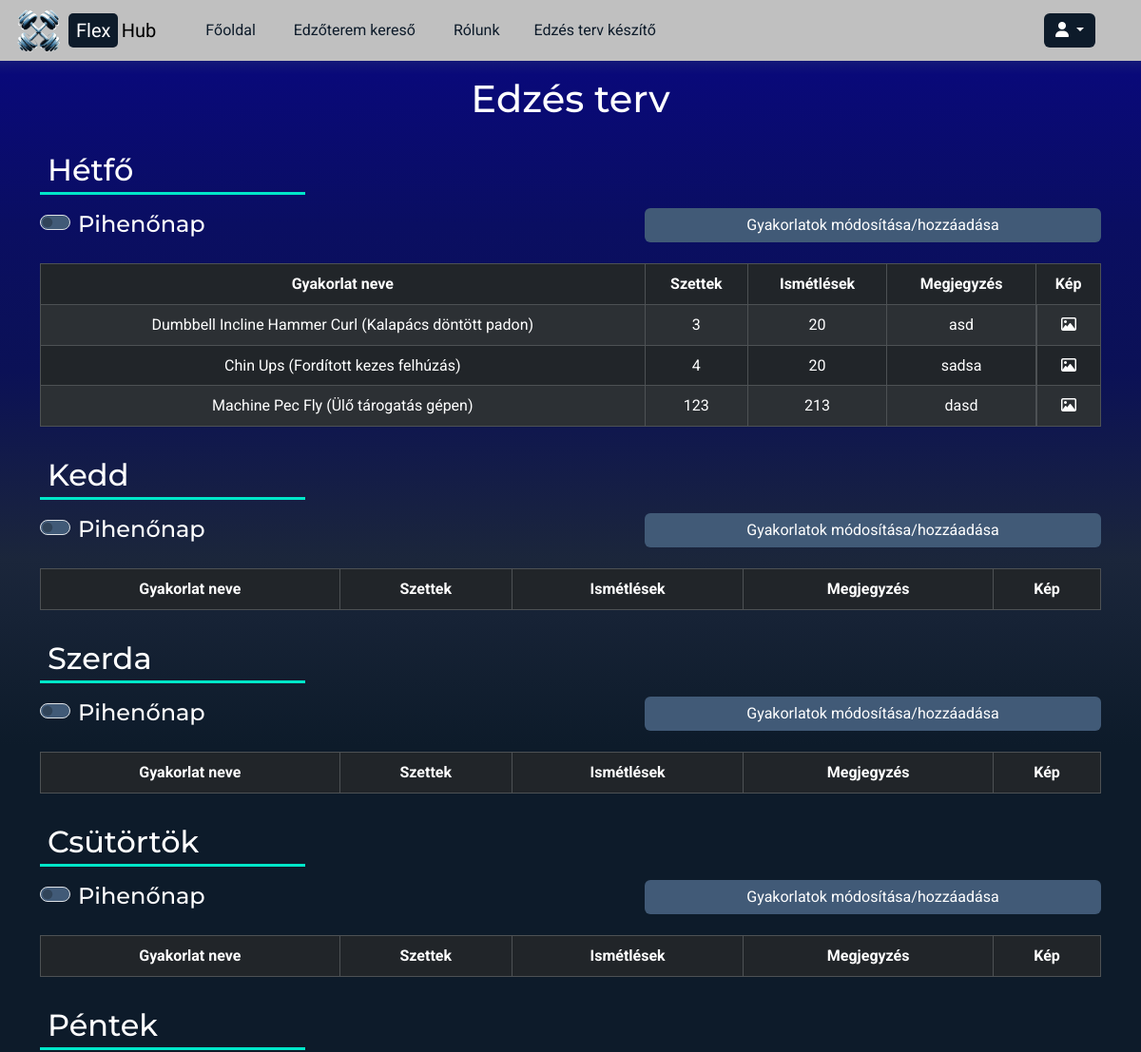
Page /premium-pump/ (signed in, upper part) on the earlier database version.
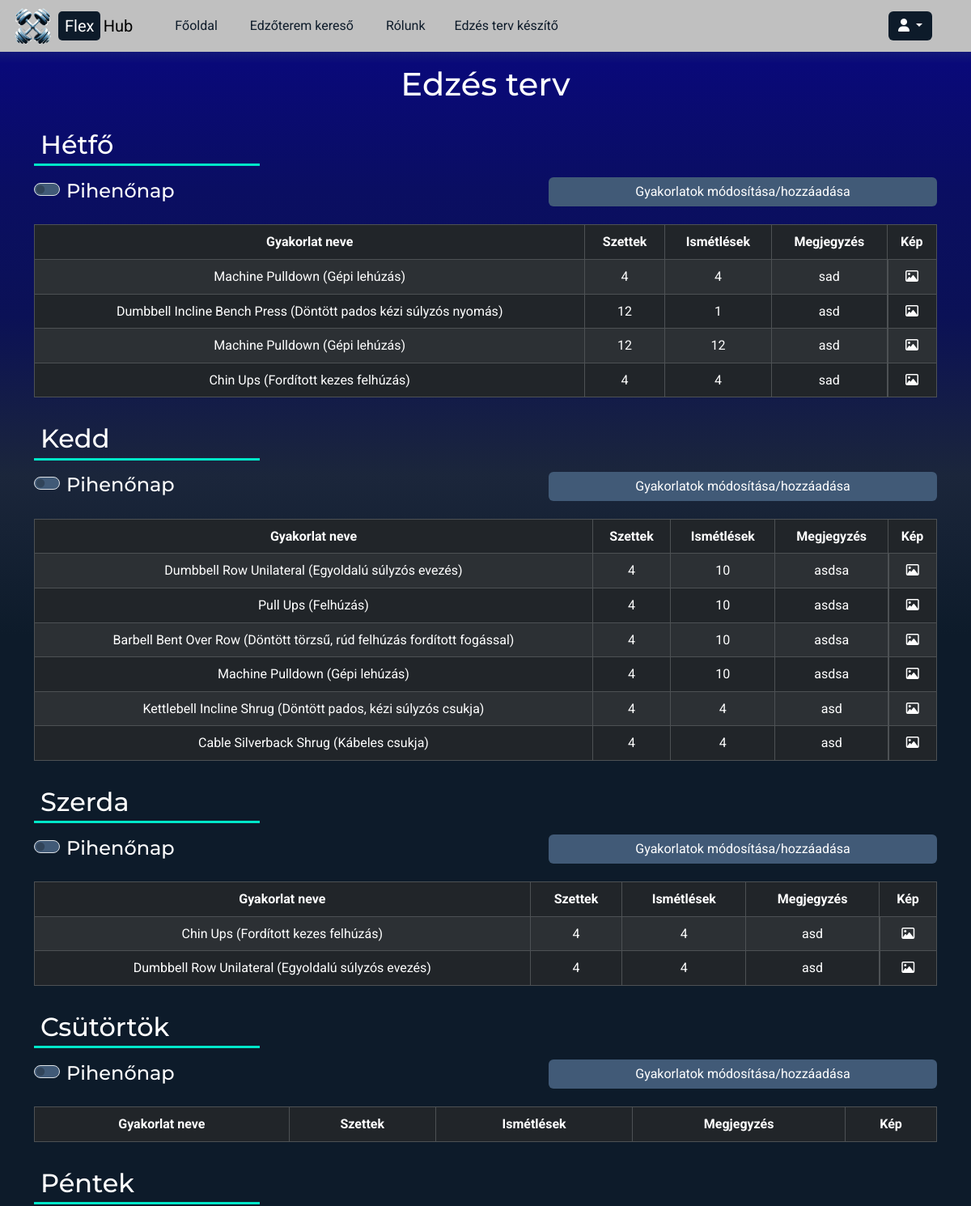
Same page on the later database version.
### SweatCircus/models.py (models this page shows, shortened)
class Days(models.Model):
   name = models.CharField(max_length=250)
   class Meta:
      verbose_name_plural = 'Napok'

class WorkoutPlans(models.Model):
   userName = models.ForeignKey(User, on_delete=models.CASCADE)
   day = models.ForeignKey(Days, on_delete=models.CASCADE)
   muscleGroupName = models.ForeignKey(MuscleGroups, on_delete=models.CASCADE)
   exerciseName = models.ForeignKey(Exercises, on_delete=models.CASCADE)
   series = models.CharField(max_length=250)
   reps = models.CharField(max_length=250)
   comment = models.TextField(default="")
   class Meta:
      verbose_name_plural = 'Edzés tervek'

class Exercises(models.Model):
   name = models.CharField(max_length=250)
   muscle_group = models.ForeignKey(MuscleGroups, on_delete=models.CASCADE)
   image = models.ImageField(default="", blank=True)
   video = models.URLField()
   class Meta:
      verbose_name_plural = 'Gyakorlatok'
   def __str__(self):
      template = '{0.name}'
      return template.format(self)

### SweatCircus/views.py (the view)
# urls.py: path('premium-pump/', PremiumPump, name="PremiumPump"),
def PremiumPump(request):
   days = Days.objects.all()
   workoutPlans = WorkoutPlans.objects.all()
   restDays = [restDay.day.name for restDay in IsRestDay.objects.filter(userName=User.objects.get(username=request.user.username))]
   return render(request, "premiumPump.html", {"days": days, "workoutPlans": workoutPlans, "restDays": restDays})

### frontend/templates/premiumPump.html (shortened to what this page needs)
{% extends 'base.html' %}
{% load static %}
{% block css %}
   <link rel="stylesheet" href="{% static 'css/premiumPump.css' %}" />
{% endblock css%}
{% block content %}
   <div id="container">
      {% include 'navbar.html' %}
      <div class="container">
         <h1 class="text-center my-3">Edzés terv</h1>
         <div id="week">
            {% for day in days %}
               <div class="days" id="{{ day.name }}">
                  <h2 class="my-3 ps-2 pb-1 w-25">{{ day.name }}</h2>
                  <form action="{% url 'CreateWorkoutPlan' %}" method="GET" id="workout-plan-modify-form">
                     <div class="form-check form-switch">
                        {% if day.name in restDays %}
                           <input type="checkbox" class="form-check-input is-rest-day" name="is-rest-day" value="{{ day.name }}" checked>
                        {% else %}
                           <input type="checkbox" class="form-check-input is-rest-day" name="is-rest-day" value="{{ day.name }}">
                        {% endif %}
                        <h4>
                           <label class="form-check-label" for="is-rest-day">Pihenőnap</label>
                        </h4>
                     </div>
                     <button type="submit" id="btn-{{ day.name }}" class="btn btn-primary mb-2">Gyakorlatok módosítása/hozzáadása</button>
                  </form>
                  <table id="table-{{ day.name }}" class="table table-striped table-hover table-bordered table-dark text-center my-3">
                     <thead>
                        <tr>
                           <th>Gyakorlat neve</th>
                           <th>Szettek</th>
                           <th>Ismétlések</th>
                           <th>Megjegyzés</th>
                           <th>Kép</th>
                        </tr>
                     </thead>
                     <tbody>
                        {% for workoutPlan in workoutPlans %}
                           {% if workoutPlan.day == day %}
                              <tr id="{{ workoutPlan.id }}">
                                 <td>{{ workoutPlan.exerciseName }}</td>
                                 <td>{{ workoutPlan.series }}</td>
                                 <td>{{ workoutPlan.reps }}</td>
                                 <td>{{ workoutPlan.comment }}</td>
                                 <td class="exercise-image">
                                    <i class="fa-regular fa-image"></i>
                                 </td>
                              </tr>
                           {% endif %}
                        {% endfor %}
                     </tbody>
                  </table>
               </div>
            {% endfor %}
         </div>
      </div>
   </div>
{% endblock content %}

Differences in the rows shown:
removed WorkoutPlans: exerciseName "Dumbbell Incline Hammer Curl (Kalapács döntött padon)", series "3", reps "20", comment "asd", shown under Days "Hétfő"
removed WorkoutPlans: exerciseName "Chin Ups (Fordított kezes felhúzás)", series "4", reps "20", comment "sadsa", shown under Days "Hétfő"
removed WorkoutPlans: exerciseName "Machine Pec Fly (Ülő tárogatás gépen)", series "123", reps "213", comment "dasd", shown under Days "Hétfő"
added WorkoutPlans: exerciseName "Machine Pulldown (Gépi lehúzás)", series "4", reps "4", comment "sad", shown under Days "Hétfő"
added WorkoutPlans: exerciseName "Dumbbell Incline Bench Press (Döntött pados kézi súlyzós nyomás)", series "12", reps "1", comment "asd", shown under Days "Hétfő"
added WorkoutPlans: exerciseName "Machine Pulldown (Gépi lehúzás)", series "12", reps "12", comment "asd", shown under Days "Hétfő"
added WorkoutPlans: exerciseName "Chin Ups (Fordított kezes felhúzás)", series "4", reps "4", comment "sad", shown under Days "Hétfő"
added WorkoutPlans: exerciseName "Dumbbell Row Unilateral (Egyoldalú súlyzós evezés)", series "4", reps "10", comment "asdsa", shown under Days "Kedd"
added WorkoutPlans: exerciseName "Pull Ups (Felhúzás)", series "4", reps "10", comment "asdsa", shown under Days "Kedd"
added WorkoutPlans: exerciseName "Barbell Bent Over Row (Döntött törzsű, rúd felhúzás fordított fogással)", series "4", reps "10", comment "asdsa", shown under Days "Kedd"
added WorkoutPlans: exerciseName "Machine Pulldown (Gépi lehúzás)", series "4", reps "10", comment "asdsa", shown under Days "Kedd"
added WorkoutPlans: exerciseName "Kettlebell Incline Shrug (Döntött pados, kézi súlyzós csukja)", series "4", reps "4", comment "asd", shown under Days "Kedd"
added WorkoutPlans: exerciseName "Cable Silverback Shrug (Kábeles csukja)", series "4", reps "4", comment "asd", shown under Days "Kedd"
added WorkoutPlans: exerciseName "Chin Ups (Fordított kezes felhúzás)", series "4", reps "4", comment "asd", shown under Days "Szerda"
added WorkoutPlans: exerciseName "Dumbbell Row Unilateral (Egyoldalú súlyzós evezés)", series "4", reps "4", comment "asd", shown under Days "Szerda"
